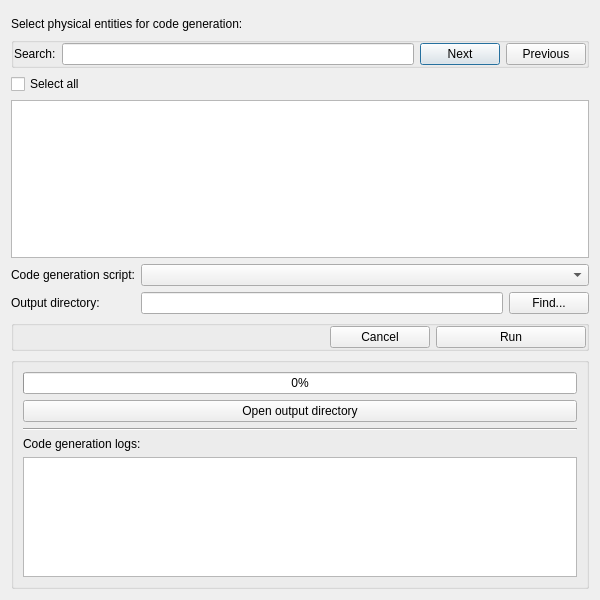
<?xml version="1.0" encoding="UTF-8"?>
<ui version="4.0">
 <class>CodeGenerationDialogUi</class>
 <widget class="QDialog" name="CodeGenerationDialogUi">
  <property name="geometry">
   <rect>
    <x>0</x>
    <y>0</y>
    <width>600</width>
    <height>600</height>
   </rect>
  </property>
  <property name="minimumSize">
   <size>
    <width>0</width>
    <height>400</height>
   </size>
  </property>
  <property name="windowTitle">
   <string>Code Generation</string>
  </property>
  <layout class="QVBoxLayout" name="verticalLayout">
   <item>
    <widget class="KMessageWidget" name="topMessageWidget"/>
   </item>
   <item>
    <widget class="QLabel" name="titleLabel">
     <property name="text">
      <string>Select physical entities for code generation:</string>
     </property>
    </widget>
   </item>
   <item>
    <widget class="QGroupBox" name="searchGroup">
     <property name="title">
      <string/>
     </property>
     <property name="flat">
      <bool>true</bool>
     </property>
     <layout class="QHBoxLayout" name="horizontalLayout_2">
      <property name="spacing">
       <number>6</number>
      </property>
      <property name="leftMargin">
       <number>0</number>
      </property>
      <property name="topMargin">
       <number>0</number>
      </property>
      <property name="rightMargin">
       <number>0</number>
      </property>
      <property name="bottomMargin">
       <number>0</number>
      </property>
      <item>
       <widget class="QLabel" name="searchTxt">
        <property name="text">
         <string>Search:</string>
        </property>
       </widget>
      </item>
      <item>
       <widget class="QLineEdit" name="searchValue"/>
      </item>
      <item>
       <widget class="QPushButton" name="searchGoToNextBtn">
        <property name="text">
         <string>Next</string>
        </property>
        <property name="icon">
         <iconset resource="../resources.qrc">
          <normaloff>:/icons/down</normaloff>:/icons/down</iconset>
        </property>
       </widget>
      </item>
      <item>
       <widget class="QPushButton" name="searchGoToPrevBtn">
        <property name="text">
         <string>Previous</string>
        </property>
        <property name="icon">
         <iconset resource="../resources.qrc">
          <normaloff>:/icons/up</normaloff>:/icons/up</iconset>
        </property>
       </widget>
      </item>
     </layout>
    </widget>
   </item>
   <item>
    <widget class="QCheckBox" name="selectAllCheckbox">
     <property name="text">
      <string>Select all</string>
     </property>
     <property name="tristate">
      <bool>true</bool>
     </property>
    </widget>
   </item>
   <item>
    <widget class="QTreeView" name="physicalEntitiesTree"/>
   </item>
   <item>
    <layout class="QFormLayout" name="formLayout">
     <item row="0" column="0">
      <widget class="QLabel" name="label_2">
       <property name="text">
        <string>Code generation script:</string>
       </property>
      </widget>
     </item>
     <item row="0" column="1">
      <widget class="QComboBox" name="availableScriptsCombobox"/>
     </item>
     <item row="1" column="0">
      <widget class="QLabel" name="label">
       <property name="text">
        <string>Output directory:</string>
       </property>
      </widget>
     </item>
     <item row="1" column="1">
      <layout class="QHBoxLayout" name="horizontalLayout">
       <item>
        <widget class="QLineEdit" name="outputDirInput"/>
       </item>
       <item>
        <widget class="QPushButton" name="findOutputDirBtn">
         <property name="text">
          <string>Find...</string>
         </property>
         <property name="icon">
          <iconset resource="../resources.qrc">
           <normaloff>:/icons/find</normaloff>:/icons/find</iconset>
         </property>
        </widget>
       </item>
      </layout>
     </item>
    </layout>
   </item>
   <item>
    <widget class="QGroupBox" name="runCancelGroup">
     <property name="title">
      <string/>
     </property>
     <property name="flat">
      <bool>true</bool>
     </property>
     <layout class="QHBoxLayout" name="horizontalLayout_5">
      <property name="leftMargin">
       <number>0</number>
      </property>
      <property name="topMargin">
       <number>0</number>
      </property>
      <property name="rightMargin">
       <number>0</number>
      </property>
      <property name="bottomMargin">
       <number>0</number>
      </property>
      <item>
       <spacer name="horizontalSpacer">
        <property name="orientation">
         <enum>Qt::Horizontal</enum>
        </property>
        <property name="sizeHint" stdset="0">
         <size>
          <width>40</width>
          <height>20</height>
         </size>
        </property>
       </spacer>
      </item>
      <item>
       <widget class="QPushButton" name="cancelBtn">
        <property name="minimumSize">
         <size>
          <width>100</width>
          <height>0</height>
         </size>
        </property>
        <property name="text">
         <string>Cancel</string>
        </property>
        <property name="icon">
         <iconset resource="../resources.qrc">
          <normaloff>:/icons/cancel</normaloff>:/icons/cancel</iconset>
        </property>
       </widget>
      </item>
      <item>
       <widget class="QPushButton" name="runCodeGenerationBtn">
        <property name="minimumSize">
         <size>
          <width>150</width>
          <height>0</height>
         </size>
        </property>
        <property name="text">
         <string>Run</string>
        </property>
        <property name="icon">
         <iconset resource="../resources.qrc">
          <normaloff>:/icons/build</normaloff>:/icons/build</iconset>
        </property>
       </widget>
      </item>
     </layout>
    </widget>
   </item>
   <item>
    <widget class="QGroupBox" name="statusGroup">
     <property name="sizePolicy">
      <sizepolicy hsizetype="Preferred" vsizetype="Fixed">
       <horstretch>0</horstretch>
       <verstretch>0</verstretch>
      </sizepolicy>
     </property>
     <layout class="QVBoxLayout" name="verticalLayout_3">
      <item>
       <widget class="QProgressBar" name="progressBar">
        <property name="value">
         <number>0</number>
        </property>
       </widget>
      </item>
      <item>
       <widget class="QPushButton" name="openOutputDir">
        <property name="text">
         <string>Open output directory</string>
        </property>
        <property name="icon">
         <iconset resource="../resources.qrc">
          <normaloff>:/icons/open-generated-code</normaloff>:/icons/open-generated-code</iconset>
        </property>
       </widget>
      </item>
      <item>
       <widget class="Line" name="line">
        <property name="orientation">
         <enum>Qt::Horizontal</enum>
        </property>
       </widget>
      </item>
      <item>
       <widget class="QLabel" name="logsLabel">
        <property name="text">
         <string>Code generation logs:</string>
        </property>
       </widget>
      </item>
      <item>
       <widget class="QPlainTextEdit" name="codeGenLogsTextArea">
        <property name="maximumSize">
         <size>
          <width>16777215</width>
          <height>120</height>
         </size>
        </property>
        <property name="undoRedoEnabled">
         <bool>false</bool>
        </property>
        <property name="readOnly">
         <bool>true</bool>
        </property>
       </widget>
      </item>
     </layout>
    </widget>
   </item>
  </layout>
 </widget>
 <customwidgets>
  <customwidget>
   <class>KMessageWidget</class>
   <extends>QFrame</extends>
   <header location="global">kmessagewidget.h</header>
   <container>1</container>
  </customwidget>
 </customwidgets>
 <resources>
  <include location="../resources.qrc"/>
 </resources>
 <connections/>
</ui>
